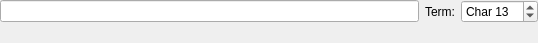
<?xml version="1.0" encoding="UTF-8"?>
<ui version="4.0">
 <class>TextFormat</class>
 <widget class="QWidget" name="TextFormat">
  <property name="geometry">
   <rect>
    <x>0</x>
    <y>0</y>
    <width>538</width>
    <height>39</height>
   </rect>
  </property>
  <property name="windowTitle">
   <string>Form</string>
  </property>
  <layout class="QGridLayout" name="gridLayout">
   <property name="margin">
    <number>0</number>
   </property>
   <item row="0" column="0">
    <widget class="QLineEdit" name="edSendText"/>
   </item>
   <item row="0" column="1">
    <widget class="QLabel" name="lblTermChar">
     <property name="text">
      <string>Term:</string>
     </property>
     <property name="alignment">
      <set>Qt::AlignRight|Qt::AlignTrailing|Qt::AlignVCenter</set>
     </property>
     <property name="buddy">
      <cstring>spinTermChar</cstring>
     </property>
    </widget>
   </item>
   <item row="0" column="2">
    <widget class="QSpinBox" name="spinTermChar">
     <property name="keyboardTracking">
      <bool>false</bool>
     </property>
     <property name="suffix">
      <string/>
     </property>
     <property name="prefix">
      <string>Char </string>
     </property>
     <property name="minimum">
      <number>1</number>
     </property>
     <property name="maximum">
      <number>255</number>
     </property>
     <property name="value">
      <number>13</number>
     </property>
    </widget>
   </item>
   <item row="1" column="0">
    <widget class="QLabel" name="lblDescription"/>
   </item>
  </layout>
 </widget>
 <resources/>
 <connections/>
</ui>
